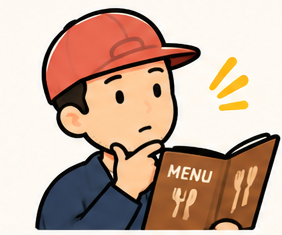
#> input picture data/laoyang/cells/01_看菜单.png, 282 x 235 px; its folder holds only this picture in this run
$ python -i post_layouts.py   (imports and definitions only)
#> lines starting #> are read from the running program, lines starting #| are printed output that depends on the picture
### src/xhs/config.py
"""读取 config/ 和 prompts/ 下的文件。改配置不需要改代码。"""
import os
from functools import lru_cache
from pathlib import Path

import yaml

ROOT = Path(os.environ.get("XHS_ROOT", Path(__file__).resolve().parents[2]))
CONFIG = ROOT / "config"
PROMPTS = ROOT / "prompts"


@lru_cache(maxsize=None)
def load(name: str) -> dict:
    with open(CONFIG / f"{name}.yaml", encoding="utf-8") as f:
        return yaml.safe_load(f) or {}


def settings() -> dict:
    return load("settings")
#> further down, picture is the input picture: PIL image 282x235 RGB; mean R, G, B 199.8, 173, 156.1


def prompt(name: str) -> str:
    return (PROMPTS / f"{name}.md").read_text(encoding="utf-8")


# [10 lines left out: functions data_dir, issue_dir, not called in this run]

### src/xhs/render/post_layouts.py
"""单篇模式的版式。每一页用哪个版式，直接写在帖子数据文件的 pages 里。"""
from PIL import Image, ImageDraw, ImageOps

from .. import config
from .base import *  # noqa: F401,F403
from . import layouts

# [1 line that did not run here, left out]


def _img(path, size):
    return cover_crop(path, size)


def _shade(img, box, alpha=150):
    ov = Image.new("RGBA", (box[2] - box[0], box[3] - box[1]), (15, 12, 10, alpha))
    img.paste(ov, (box[0], box[1]), ov)


# [45 lines left out: functions cover_photo, cover_full, not called in this run]


def _film_grade(im, seed=7):
    """王家卫式胶片调色：暗部偏青绿，亮部偏暖，加对比和颗粒。"""
#> called with seed = 7
    from PIL import ImageEnhance
    im = ImageEnhance.Contrast(im).enhance(1.12)
    im = ImageEnhance.Color(im).enhance(1.08)
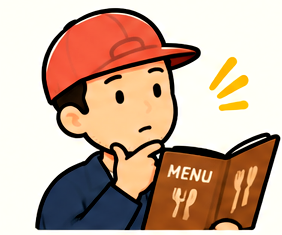
#> im: PIL image 282x235 RGB; mean R, G, B 200, 171.5, 151.9
    r, g, b = im.split()
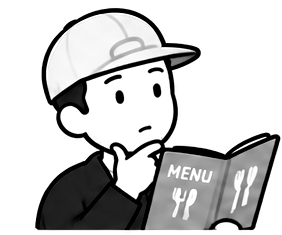
#> r: PIL image 282x235 L; min 0, max 255, mean 200
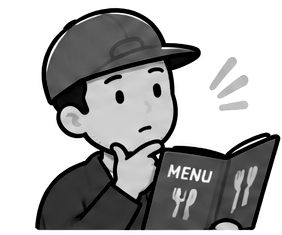
#> g: PIL image 282x235 L; min 0, max 255, mean 171.5
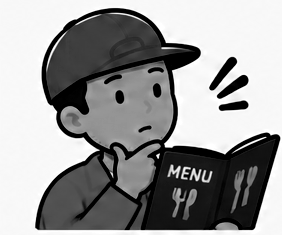
#> b: PIL image 282x235 L; min 0, max 255, mean 151.9
    r = r.point(lambda v: min(255, int(v * 1.04 + 4)))
    g = g.point(lambda v: min(255, int(v * 1.0 + (10 if v < 110 else 0))))
    b = b.point(lambda v: min(255, int(v * 0.9 + (14 if v < 90 else 0))))
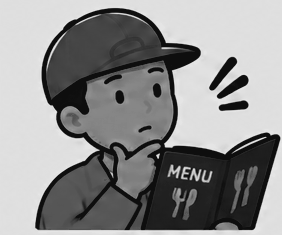
#> b: PIL image 282x235 L; min 14, max 229, mean 141.7
    im = Image.merge("RGB", (r, g, b))
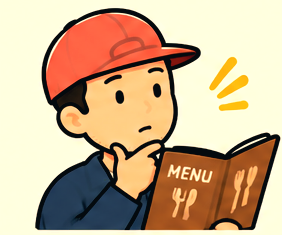
#> im: PIL image 282x235 RGB; mean R, G, B 202.9, 175.1, 141.7
    noise = Image.effect_noise(im.size, 26).convert("L")
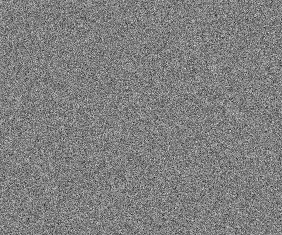
#> noise: PIL image 282x235 L; min 14, max 236, mean 127.3
    return Image.blend(im, Image.merge("RGB", [noise] * 3), 0.07)


# [369 lines left out: functions cover_film, _pop, cover_hero, cover_sleeve, cover_bignum, cover_mosaic and 11 more, not called in this run]


def number(p, ctx):
    item = dict(p); item.setdefault("kind", "venue"); item.setdefault("num", 0)
    return layouts.number_poster(item, ctx)


# [223 lines left out: functions _caption_band, _fit_focus, _tag, photo_full, cover_quad, cover_five and 4 more, not called in this run]

REGISTRY = {"cover_hero3": cover_hero3, "spot_rich": spot_rich, "photo_full": photo_full, "photo_duo": photo_duo, "closing_photo": closing_photo, "cover_photo": cover_photo, "cover_full": cover_full, "cover_quad": cover_quad, "cover_five": cover_five, "cover_film": cover_film, "cover_hero": cover_hero, "cover_sleeve": cover_sleeve, "cover_bignum": cover_bignum, "cover_mosaic": cover_mosaic, "spot": spot, "spot_list": spot_list, "spot_clean": spot_clean, "list_clean": list_clean, "cover_split": cover_split, "photo_grid": photo_grid, "compare": compare,
            "story": story, "closing": closing, "venue": venue, "number": number}


from .night_layouts import REGISTRY as _NIGHT
# [1 line not run here, left out]

>>> from PIL import Image
>>> picture = Image.open('../../../data/laoyang/cells/01_看菜单.png')
>>> result = _film_grade(picture)

$ run again, on data/laoyang/cells/02_点餐.png
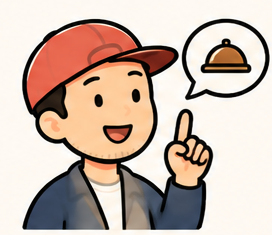
#> input picture data/laoyang/cells/02_点餐.png, 272 x 235 px
#> picture is the input picture: PIL image 272x235 RGB; mean R, G, B 201, 181.7, 170.1
#> in _film_grade, `b = b.point(lambda v: min(255, int(v * 0.9 + (14 if v < 90 else 0))))`:
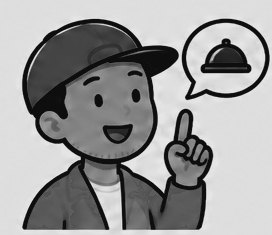
#> b: PIL image 272x235 L; min 14, max 229, mean 154.3
#> in _film_grade, `noise = Image.effect_noise(im.size, 26).convert("L")`:
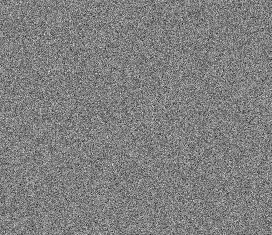
#> noise: PIL image 272x235 L; min 14, max 236, mean 127.4

$ run again, on data/laoyang/cells/03_等上菜.png
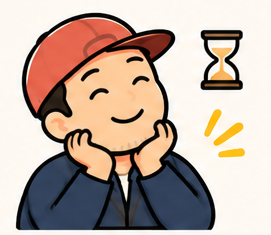
#> input picture data/laoyang/cells/03_等上菜.png, 271 x 235 px
#> picture is the input picture: PIL image 271x235 RGB; mean R, G, B 189.3, 170.9, 159.5
#> in _film_grade, `b = b.point(lambda v: min(255, int(v * 0.9 + (14 if v < 90 else 0))))`:
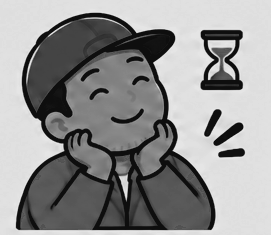
#> b: PIL image 271x235 L; min 14, max 229, mean 146.1
#> in _film_grade, `noise = Image.effect_noise(im.size, 26).convert("L")`:
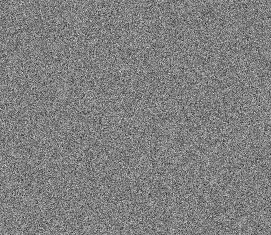
#> noise: PIL image 271x235 L; min 14, max 236, mean 127.4

$ run again, on data/laoyang/cells/04_开吃.png
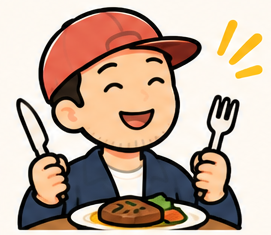
#> input picture data/laoyang/cells/04_开吃.png, 271 x 235 px
#> picture is the input picture: PIL image 271x235 RGB; mean R, G, B 193.9, 171.2, 155.2
#> in _film_grade, `noise = Image.effect_noise(im.size, 26).convert("L")`:
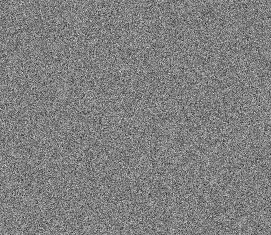
#> noise: PIL image 271x235 L; min 14, max 236, mean 127.4
